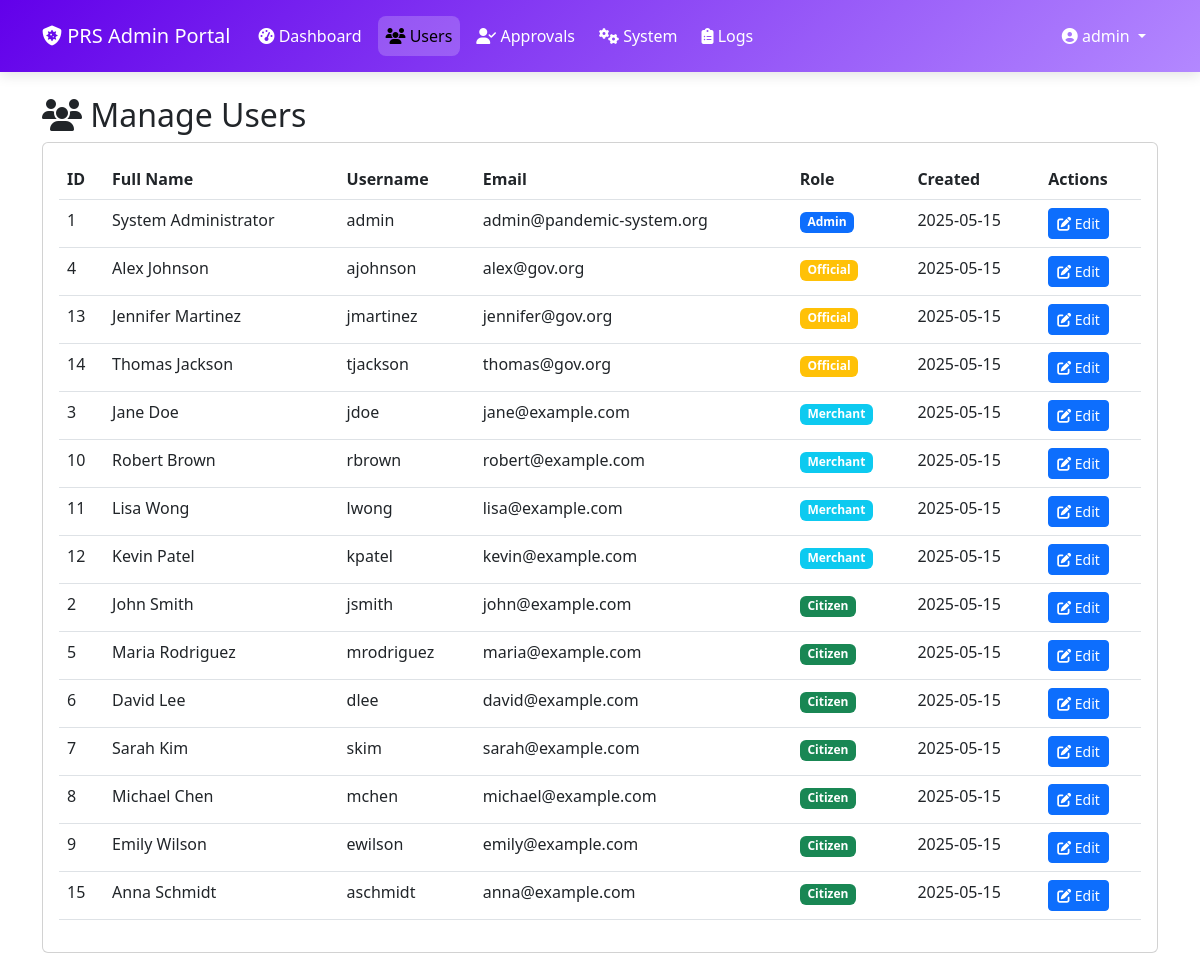
Page /Admin/admin_users.php (signed in) on the committed database.
### tables this page shows
CREATE TABLE Users (
    user_id INT AUTO_INCREMENT PRIMARY KEY,
    prs_id VARCHAR(10) UNIQUE NOT NULL,
    full_name VARCHAR(100) NOT NULL,
    national_id VARCHAR(50) UNIQUE,
    dob DATE,
    role ENUM('Admin', 'Official', 'Merchant', 'Citizen', 'Pending') NOT NULL,
    username VARCHAR(50) UNIQUE NOT NULL,
    password VARCHAR(255) NOT NULL,
    email VARCHAR(100),
    phone VARCHAR(20),
    address TEXT,
    is_visitor TINYINT(1) DEFAULT 0,
    created_at TIMESTAMP DEFAULT CURRENT_TIMESTAMP,
    last_login TIMESTAMP NULL
);

### Admin/admin_users.php (the view, shortened to what this page needs)
<?php
$host = 'localhost';
$db = 'CovidSystem';
$user = 'root';
$pass = '';
try {
    $pdo = new PDO("mysql:host=$host;dbname=$db;charset=utf8mb4", $user, $pass);
    $pdo->setAttribute(PDO::ATTR_ERRMODE, PDO::ERRMODE_EXCEPTION);
    $stmt = $pdo->query("SELECT * FROM users ORDER BY role, created_at DESC");
    $users = $stmt->fetchAll(PDO::FETCH_ASSOC);
} catch (PDOException $e) {
    $_SESSION['error_message'] = "Database error: " . $e->getMessage();
}
?>
<!DOCTYPE html>
<html lang="en">
<head>
    <link rel="stylesheet" href="https://cdn.jsdelivr.net/npm/bootstrap@5.3.0/dist/css/bootstrap.min.css">
    <link rel="stylesheet" href="https://cdnjs.cloudflare.com/ajax/libs/font-awesome/6.4.0/css/all.min.css">
    <link rel="stylesheet" href="../css/admin_styles.css">
</head>
<body>
    <nav class="navbar navbar-expand-lg admin-navbar">
        <div class="container">
            <a class="navbar-brand text-white" href="admin_dashboard.php">
                <i class="fas fa-shield-virus"></i> PRS Admin Portal
            </a>
            <div class="collapse navbar-collapse" id="navbarNav">
                <ul class="navbar-nav me-auto">
                    <li class="nav-item">
                        <a class="nav-link" href="admin_dashboard.php">
                            <i class="fas fa-tachometer-alt"></i> Dashboard
                        </a>
                    </li>
                    <li class="nav-item">
                        <a class="nav-link active" href="admin_users.php">
                            <i class="fas fa-users"></i> Users
                        </a>
                    </li>
                    <li class="nav-item">
                        <a class="nav-link" href="admin_approvals.php">
                            <i class="fas fa-user-check"></i> Approvals
                        </a>
                    </li>
                    <li class="nav-item">
                        <a class="nav-link" href="admin_system.php">
                            <i class="fas fa-cogs"></i> System
                        </a>
                    </li>
                    <li class="nav-item">
                        <a class="nav-link" href="admin_logs.php">
                            <i class="fas fa-clipboard-list"></i> Logs
                        </a>
                    </li>
                </ul>
                <ul class="navbar-nav">
                    <li class="nav-item dropdown">
                        <a class="nav-link dropdown-toggle" href="#" id="userDropdown" role="button" data-bs-toggle="dropdown">
                            <i class="fas fa-user-circle"></i> <?php echo htmlspecialchars($_SESSION['username']); ?>
                        </a>
                    </li>
                </ul>
            </div>
        </div>
    </nav>
    <div class="container py-4">
        <h2><i class="fas fa-users"></i> Manage Users</h2>
        <div class="card">
            <div class="card-body">
                <div class="table-responsive">
                    <table class="table table-hover">
                        <thead>
                            <tr>
                                <th>ID</th>
                                <th>Full Name</th>
                                <th>Username</th>
                                <th>Email</th>
                                <th>Role</th>
                                <th>Created</th>
                                <th>Actions</th>
                            </tr>
                        </thead>
                        <tbody>
                            <?php foreach ($users as $user): ?>
                                <tr>
                                    <td><?php echo $user['user_id']; ?></td>
                                    <td><?php echo htmlspecialchars($user['full_name']); ?></td>
                                    <td><?php echo htmlspecialchars($user['username']); ?></td>
                                    <td><?php echo htmlspecialchars($user['email'] ?? '-'); ?></td>
                                    <td>
                                        <span class="badge bg-<?php
                                            echo match($user['role']) {
                                                'Admin' => 'primary',
                                                'Official' => 'warning',
                                                'Merchant' => 'info',
                                                'Citizen' => 'success',
                                                default => 'secondary'
                                            };
                                        ?>">
                                            <?php echo $user['role']; ?>
                                        </span>
                                    </td>
                                    <td><?php echo date('Y-m-d', strtotime($user['created_at'])); ?></td>
                                    <td>
                                        <button class="btn btn-sm btn-primary" onclick="editUser(<?php echo $user['user_id']; ?>)">
                                            <i class="fas fa-edit"></i> Edit
                                        </button>
                                    </td>
                                </tr>
                            <?php endforeach; ?>
                        </tbody>
                    </table>
                </div>
            </div>
        </div>
    </div>
</body>
</html>

### css/admin_styles.css (style rules this page uses)
:root { --admin-primary: #6200ea; --admin-secondary: #b388ff; --admin-accent: #03dac6; --admin-danger: #cf6679; --admin-background: #121212; --admin-surface: #1e1e1e; --admin-on-surface: #ffffff; }
.admin-navbar { background: linear-gradient(135deg, var(--admin-primary), var(--admin-secondary)); padding: 1rem; box-shadow: 0 4px 12px rgba(0,0,0,0.1); z-index: 1050; position: relative; }
.admin-navbar .navbar-nav { z-index: 1051; }
.admin-navbar .nav-link { color: white; padding: 0.5rem 1rem; margin: 0 0.25rem; border-radius: 8px; transition: background-color 0.2s; }
.admin-navbar .nav-link.active { background-color: rgba(255,255,255,0.2); font-weight: 500; }
.navbar-nav:last-child { margin-left: auto; }
.container { position: relative; z-index: 1; }
.container > * { position: relative; z-index: 1; }
.card { position: relative; z-index: 1; }
.py-4 { padding-top: 1.5rem !important; padding-bottom: 1.5rem !important; }

### rows in the picture
users: user_id "1", full_name "System Administrator", username "admin", email "admin@pandemic-system.org", role "Admin", created_at "2025-05-15"
users: user_id "4", full_name "Alex Johnson", username "ajohnson", email "alex@gov.org", role "Official", created_at "2025-05-15"
users: user_id "13", full_name "Jennifer Martinez", username "jmartinez", email "jennifer@gov.org", role "Official", created_at "2025-05-15"
users: user_id "14", full_name "Thomas Jackson", username "tjackson", email "thomas@gov.org", role "Official", created_at "2025-05-15"
users: user_id "3", full_name "Jane Doe", username "jdoe", email "jane@example.com", role "Merchant", created_at "2025-05-15"
users: user_id "10", full_name "Robert Brown", username "rbrown", email "robert@example.com", role "Merchant", created_at "2025-05-15"
users: user_id "11", full_name "Lisa Wong", username "lwong", email "lisa@example.com", role "Merchant", created_at "2025-05-15"
users: user_id "12", full_name "Kevin Patel", username "kpatel", email "kevin@example.com", role "Merchant", created_at "2025-05-15"
users: user_id "2", full_name "John Smith", username "jsmith", email "john@example.com", role "Citizen", created_at "2025-05-15"
users: user_id "5", full_name "Maria Rodriguez", username "mrodriguez", email "maria@example.com", role "Citizen", created_at "2025-05-15"
users: user_id "6", full_name "David Lee", username "dlee", email "david@example.com", role "Citizen", created_at "2025-05-15"
users: user_id "7", full_name "Sarah Kim", username "skim", email "sarah@example.com", role "Citizen", created_at "2025-05-15"
users: user_id "8", full_name "Michael Chen", username "mchen", email "michael@example.com", role "Citizen", created_at "2025-05-15"
users: user_id "9", full_name "Emily Wilson", username "ewilson", email "emily@example.com", role "Citizen", created_at "2025-05-15"
users: user_id "15", full_name "Anna Schmidt", username "aschmidt", email "anna@example.com", role "Citizen", created_at "2025-05-15"

### other values in the picture
$_SESSION['username'] "admin"
